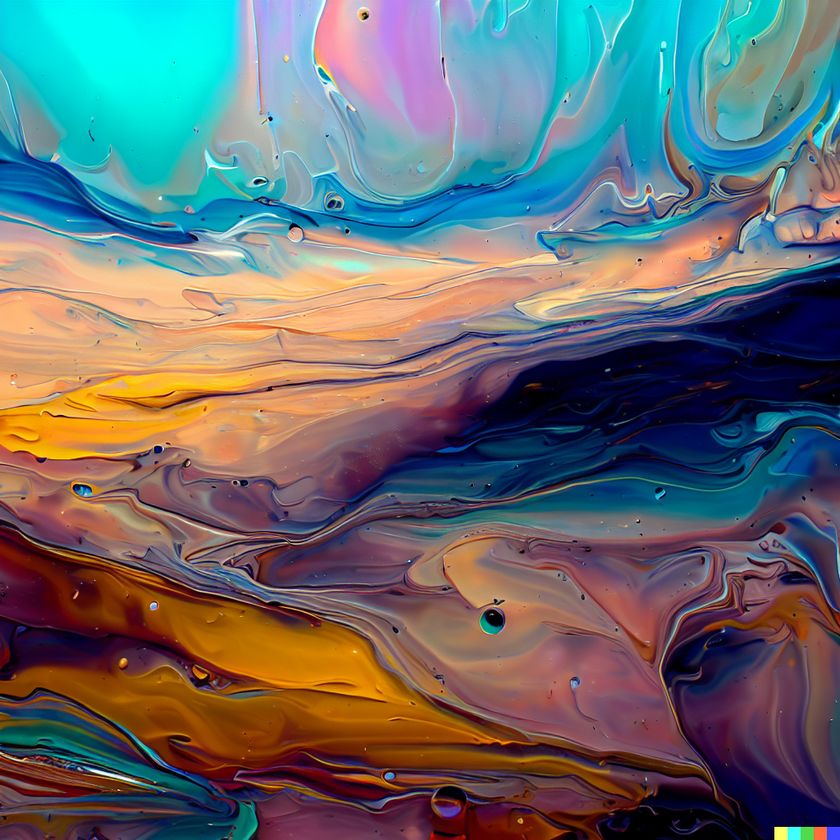
#> input picture test.png, 840 x 840 px, shrunk from 1024 x 1024 before the run
$ python split.py test.png out 5 5
#> lines starting #> are read from the running program, lines starting #| are printed output that depends on the picture
from PIL import Image
import sys

def split_image(image_path, output_folder, rows, columns):
#> called with image_path = 'test.png', output_folder = 'out', rows = 5, columns = 5
    original_image = Image.open(image_path)
#> original_image is the input picture: PIL image 840x840 RGB; mean R, G, B 104, 107.8, 109.2
    width, height = original_image.size
#> width = 840; height = 840
    piece_width = width // columns
#> piece_width = 168
    piece_height = height // rows
#> piece_height = 168

    for y in range(rows):
        for x in range(columns):
            box = (
                x * piece_width,
                y * piece_height,
                (x + 1) * piece_width,
                (y + 1) * piece_height,
            )
            piece = original_image.crop(box)
            piece_name = f"{output_folder}/{y * columns + x + 1}.png"
            #touch the file
            open(piece_name, 'a').close()
            piece.save(piece_name)
#> this loop made 5 passes
#> pass 1, in split_image, `piece.save(piece_name)`:
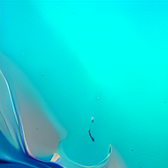
#> saved as 1.png: PIL image 168x168 RGB; mean R, G, B 13.9, 214.1, 214.8
#> pass 1, in split_image, `piece.save(piece_name)`:
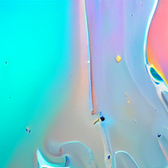
#> saved as 2.png: PIL image 168x168 RGB; mean R, G, B 112.2, 199.4, 210.9
#> pass 1, in split_image, `piece.save(piece_name)`:
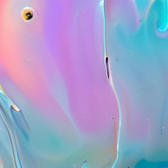
#> saved as 3.png: PIL image 168x168 RGB; mean R, G, B 158.5, 161.4, 200.6
#> pass 1, in split_image, `piece.save(piece_name)`:
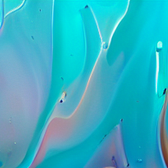
#> saved as 4.png: PIL image 168x168 RGB; mean R, G, B 51.2, 175.5, 194.7
#> after the loop:
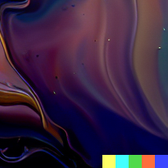
#> piece: PIL image 168x168 RGB; mean R, G, B 57, 35.5, 64.2

if __name__ == "__main__":
    if len(sys.argv) != 5:
        print("Usage: python split.py <image_path> <output_folder> <rows> <columns>")
        sys.exit(1)

    image_path = sys.argv[1]
    output_folder = sys.argv[2]
    rows = int(sys.argv[3])
    columns = int(sys.argv[4])

    split_image(image_path, output_folder, rows, columns)
